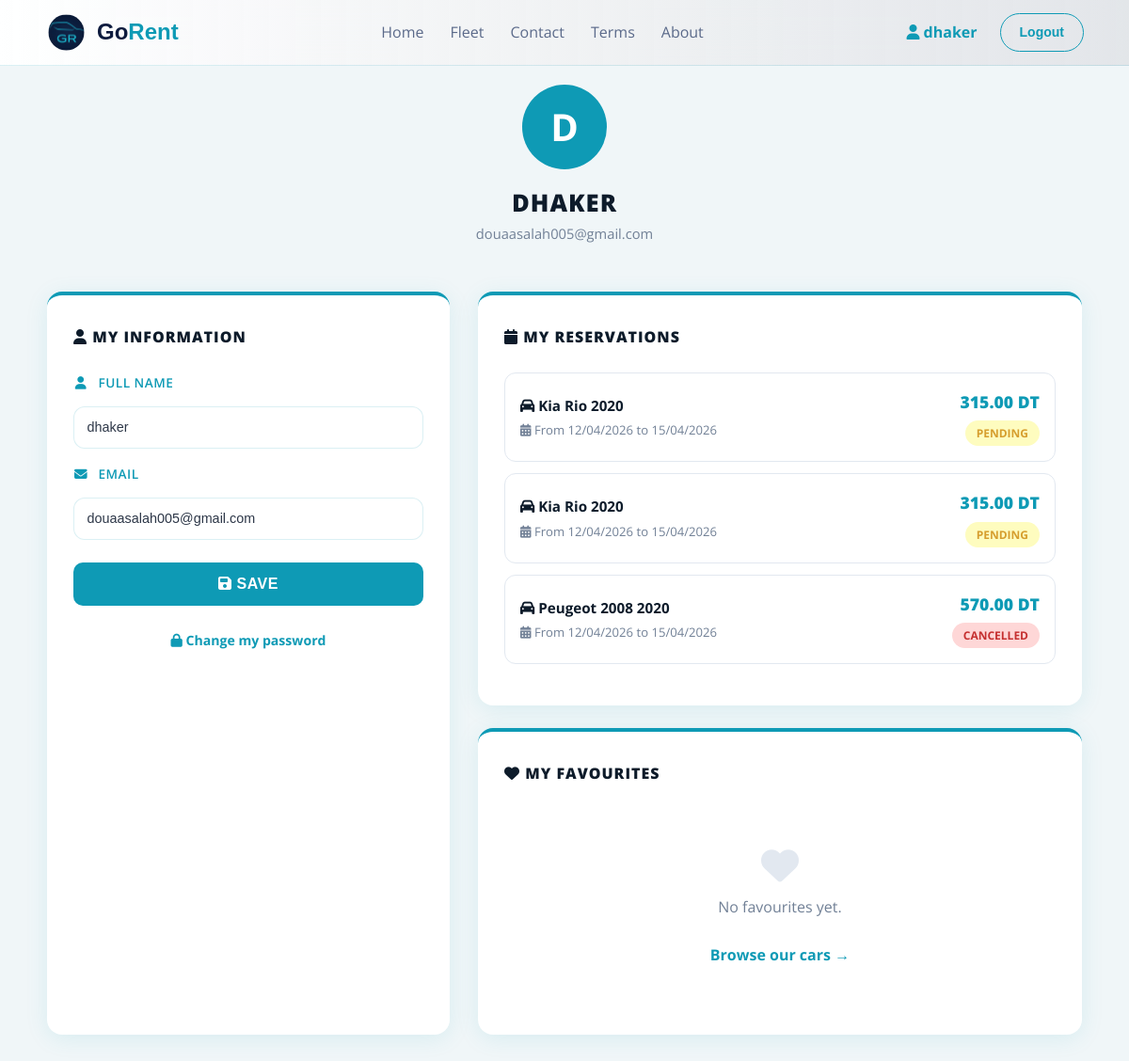
Page /profil.php (signed in) on the earlier database version.
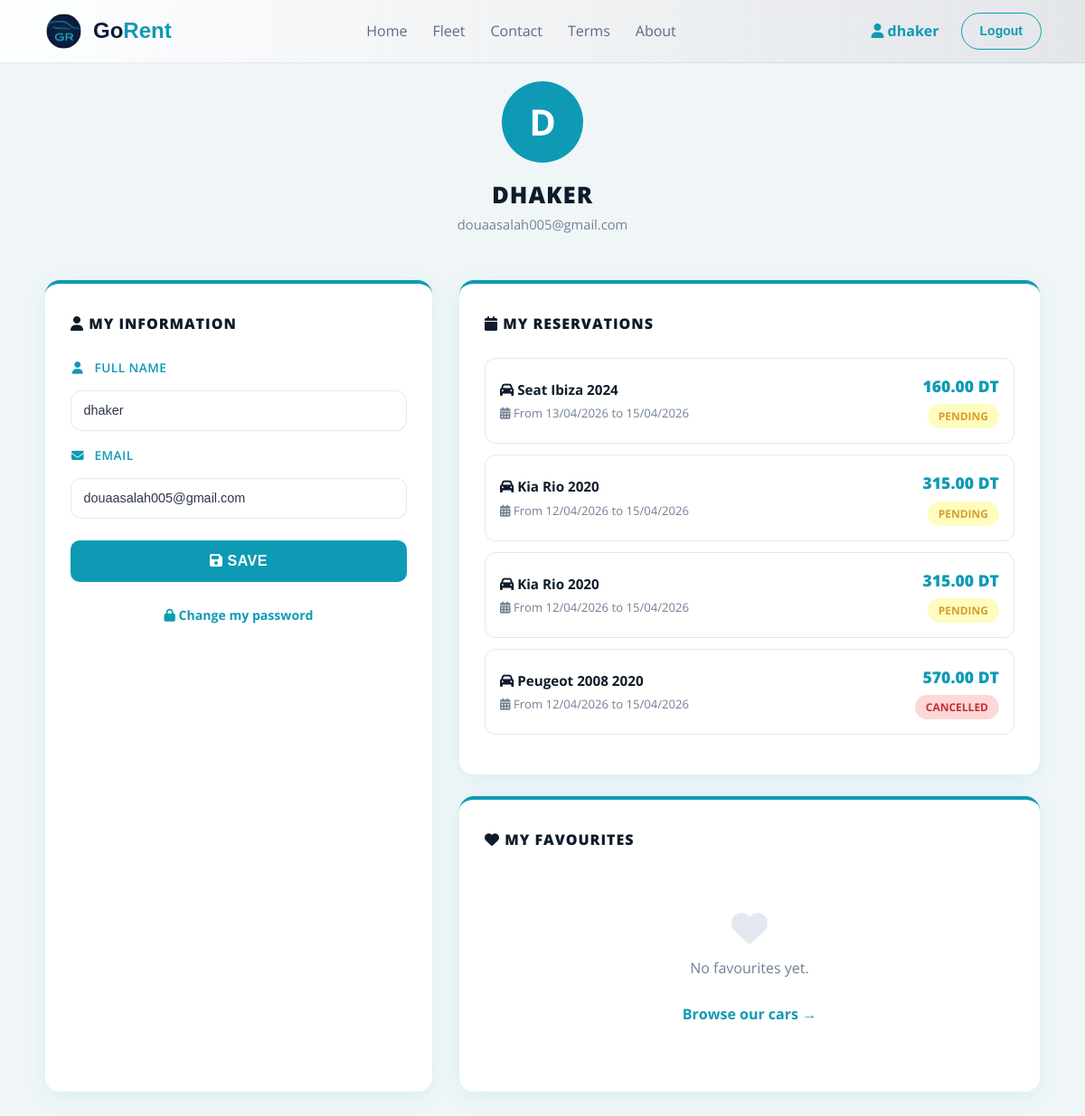
Same page on the later database version.
### tables this page shows
CREATE TABLE `reservation` (
  `id_reservation` int(11) NOT NULL,
  `id_client` int(11) NOT NULL,
  `id_voiture` int(11) NOT NULL,
  `date_reservation` timestamp NOT NULL DEFAULT current_timestamp(),
  `date_debut` date NOT NULL,
  `date_fin` date NOT NULL,
  `statut` varchar(20) DEFAULT 'Pending',
  `total` decimal(10,2) DEFAULT NULL,
  `telephone` varchar(20) DEFAULT NULL,
  `adresse` text DEFAULT NULL,
  `datenaiss` date DEFAULT NULL,
  `civility` varchar(10) DEFAULT NULL
);

CREATE TABLE `voitures` (
  `id` int(11) NOT NULL,
  `marque` varchar(20) NOT NULL,
  `modele` varchar(20) NOT NULL,
  `annee` int(11) NOT NULL,
  `imgfront` varchar(255) NOT NULL,
  `imginter` varchar(255) NOT NULL,
  `imgcote` varchar(255) NOT NULL,
  `type` varchar(20) NOT NULL,
  `boite` varchar(20) NOT NULL,
  `carburant` varchar(20) NOT NULL,
  `places` int(11) NOT NULL,
  `bagages` int(11) NOT NULL,
  `prix` decimal(6,0) NOT NULL
);

### profil.php (the view, shortened to what this page needs)
<?php
$conn = new mysqli('localhost', 'root', '', 'locationvoitures');
$user_id = $_SESSION['user_id'];
$stmt = $conn->prepare("SELECT nom, email FROM users WHERE idclient = ?");
$stmt->bind_param("i", $user_id);
$stmt->execute();
$stmt->bind_result($nom, $email);
$reservations = [];
$res = $conn->prepare("
    SELECT r.id_reservation, v.marque, v.modele, v.annee, r.date_debut, r.date_fin, r.statut, r.total
    FROM reservation r
    JOIN voitures v ON r.id_voiture = v.id
    WHERE r.id_client = ?
    ORDER BY r.date_reservation DESC
");
$res->bind_param("i", $user_id);
$res->execute();
$result = $res->get_result();
while ($row = $result->fetch_assoc()) {
    $reservations[] = $row;
}
$favoris = [];
?>
<?php include 'navbar.php'; ?>
<div class="profil-page">
    <div class="profil-header">
        <div class="profil-avatar">
            <?= strtoupper(substr($nom, 0, 1)) ?>
        </div>
        <h2><?= htmlspecialchars($nom) ?></h2>
        <p><?= htmlspecialchars($email) ?></p>
    </div>
    <div class="profil-grid">
        <div class="profil-card">
            <h3><i class="fa fa-user"></i> My Information</h3>
            <form method="POST">
                <div class="form-group">
                    <label><i class="fa fa-user"></i> Full Name</label>
                    <input type="text" name="nom" value="<?= htmlspecialchars($nom) ?>" required>
                </div>
                <div class="form-group">
                    <label><i class="fa fa-envelope"></i> Email</label>
                    <input type="email" name="email" value="<?= htmlspecialchars($email) ?>" required>
                </div>
                <button type="submit" name="modifier_profil" class="btn-submit">
                    <i class="fa fa-floppy-disk"></i> Save
                </button>
            </form>
            <br>
            <a href="forgot_password.php"
                style="display:block; text-align:center; color:var(--blue); font-size:0.88rem; font-weight:700; text-decoration:none;">
                <i class="fa fa-lock"></i> Change my password
            </a>
        </div>
        <div class="profil-right-col">
            <div class="reservations-card">
                <h3><i class="fa fa-calendar"></i> My Reservations</h3>
                <?php if (empty($reservations)): ?>
                    <div class="empty-reservations">
                        <i class="fa fa-car"></i>
                        <p>No reservations yet.</p>
                        <br>
                        <a href="home.php#fleet-section" style="color:var(--blue); font-weight:700; text-decoration:none;">
                            Browse our cars →
                        </a>
                    </div>
                <?php else: ?>
                    <?php foreach ($reservations as $r): ?>
                        <div class="reservation-item">
                            <div class="reservation-info">
                                <h4><i class="fa fa-car"></i> <?= $r['marque'] . ' ' . $r['modele'] . ' ' . $r['annee'] ?>
                                </h4>
                                <p><i class="fa fa-calendar-days"></i> From
                                    <?= date('d/m/Y', strtotime($r['date_debut'])) ?> to
                                    <?= date('d/m/Y', strtotime($r['date_fin'])) ?>
                                </p>
                            </div>
                            <div class="reservation-right">
                                <div class="prix"><?= $r['total'] ?? '—' ?> DT</div>
                                <?php
                                $statut = strtolower($r['statut']);
                                $classe = match ($statut) {
                                    'Confirmed', 'confirmed' => 'statut-confirmee',
                                    'Cancelled', 'cancelled' => 'statut-annulee',
                                    default => 'statut-attente'
                                };
                                ?>
                                <span class="statut <?= $classe ?>"><?= $r['statut'] ?></span>
                            </div>
                        </div>
                    <?php endforeach; ?>
                <?php endif; ?>
            </div>
            <div class="reservations-card">
                <h3><i class="fa fa-heart"></i> My Favourites</h3>
                <?php if (empty($favoris)): ?>
                    <div class="empty-reservations">
                        <i class="fa fa-heart"></i>
                        <p>No favourites yet.</p>
                        <br>
                        <a href="home.php#fleet-section" style="color:var(--blue); font-weight:700; text-decoration:none;">
                            Browse our cars →
                        </a>
                    </div>
                <?php endif; ?>
            </div>
        </div>
    </div>
</div>
</body>
</html>

Differences in the rows shown:
added reservation: id_voiture.marque "Seat", id_voiture.modele "Ibiza", id_voiture.annee "2024", date_debut "13/04/2026", date_fin "15/04/2026", total "160.00", statut "PENDING"
